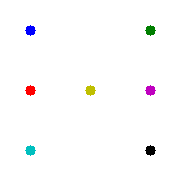
#> input picture aula_04/dots_pattern_2.png, 180 x 180 px
$ jupyter execute 'Estudo de Transformações.ipynb'   (shell and % lines are left out)   (Python 2 division)
#> lines starting #> are read from the running program, lines starting #| are printed output that depends on the picture
## Estudo simples de transformações

[cell 1]
import cv2
import numpy as np
import math
import matplotlib.pyplot as plt

[cell 2]
imagem = cv2.imread('dots_pattern_2.png')
#> imagem is the input picture: shape (180, 180, 3); mean B, G, R 252.1, 251.8, 252.1

[cell 3]
imagem = cv2.cvtColor(imagem, cv2.COLOR_BGR2RGB)

[cell 4]
R = 0
G = 1
B = 2

[cell 5]
plt.imshow(imagem)

[cell 6]
shp = imagem.shape
#> shp = (180, 180, 3)

Tamanho da imagem

[cell 7]
shp
#> Out = (180, 180, 3)

A imagem de entrada tem 180 x 180 pixels e 3 canais de cor

[cell 8]
saida = np.zeros((shp[0]*3, shp[1]*3,3), np.uint8)

[cell 9]
plt.imshow(saida)

[cell 10]
saida = np.zeros((shp[0]*3, shp[1]*3,3), np.uint8)


def rotaciona(entrada, saida, angulo_graus):
#> called with angulo_graus = 45
    ang = math.radians(angulo_graus)


    off_x = shp[0]/2
#> off_x = 90
    off_y = - 50

    for i in range(shp[0]):
        for j in range(shp[1]):
            hip = math.sqrt(i**2 + j**2)
            if hip == 0:
                hip = 1
            ang_antigo = math.asin(j/hip)
            novo_i = int(hip*math.cos(ang + ang_antigo))
            novo_j = int(hip*math.sin(ang + ang_antigo))

            #print(hip," ,", novo_i, ",", novo_j)

            saida[novo_i + off_x][novo_j + off_y][R] = entrada[i][j][R]
            saida[novo_i + off_x][novo_j + off_y][G] = entrada[i][j][G]
            saida[novo_i + off_x][novo_j + off_y][B] = entrada[i][j][B]
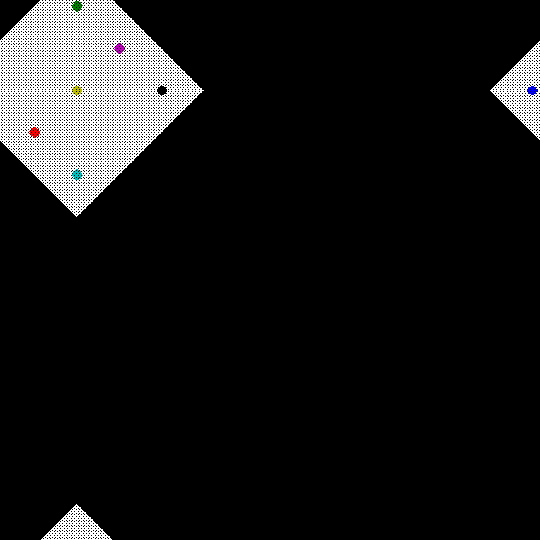
#> saida: shape (540, 540, 3); mean R, G, B 23.1, 23, 23.1
